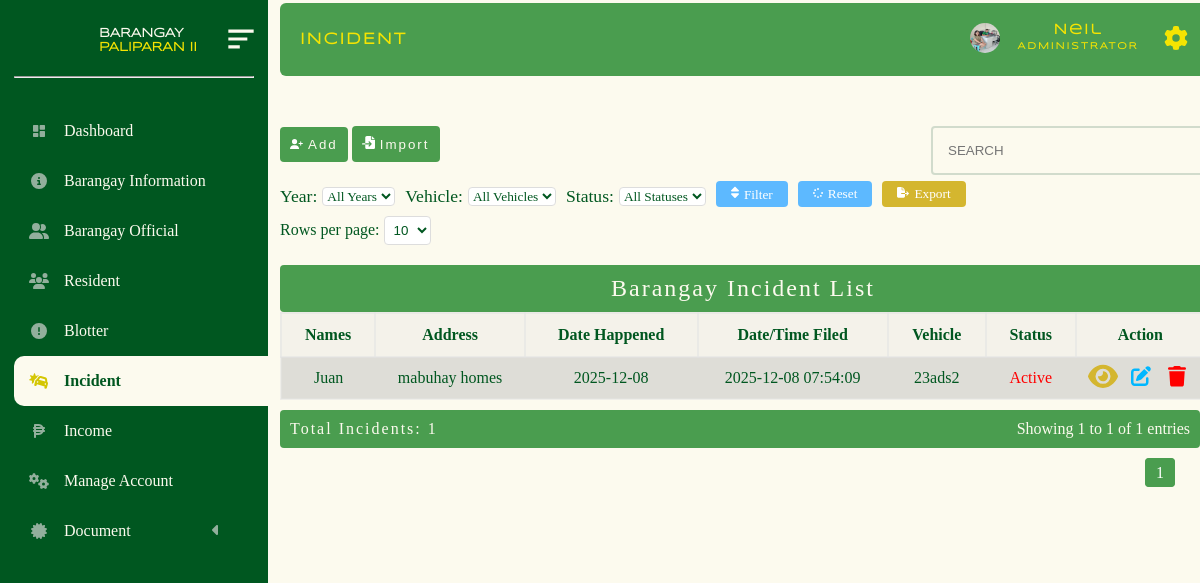
Page /administrator/admin_panel/incident.php (signed in) on the committed database.
### tables this page shows
CREATE TABLE `barangay_incident` (
  `id` bigint(20) NOT NULL,
  `date` date NOT NULL,
  `time` time NOT NULL,
  `name_involve` varchar(200) NOT NULL,
  `address` varchar(200) NOT NULL,
  `vehicle` varchar(200) NOT NULL,
  `license` varchar(200) NOT NULL,
  `plate_no` varchar(200) NOT NULL,
  `cause_incident` varchar(200) NOT NULL,
  `status` varchar(200) NOT NULL,
  `date_filed` timestamp NOT NULL DEFAULT current_timestamp()
);

### administrator/admin_panel/incident_folder/incident.php (the view, shortened to what this page needs)
<!DOCTYPE html>
<html lang="en">
<head>
</head>
<body>
<?php
require("../../database/conn_db.php");
$name_filter = isset($_GET['name_filter']) ? $_GET['name_filter'] : '';
$year_filter = isset($_GET['year_filter']) ? $_GET['year_filter'] : '';
$status_filter = isset($_GET['status_filter']) ? $_GET['status_filter'] : '';
$vehicle_filter = isset($_GET['vehicle_filter']) ? $_GET['vehicle_filter'] : '';
$page = isset($_GET['page']) ? max(1, (int)$_GET['page']) : 1;
$limit = isset($_GET['limit']) ? max(1, (int)$_GET['limit']) : 10;
$offset = ($page - 1) * $limit;
$whereClause = [];
$params = [];
$types = '';
$whereSQL = !empty($whereClause) ? 'WHERE ' . implode(' AND ', $whereClause) : '';
$countQuery = "SELECT COUNT(*) AS total FROM barangay_incident $whereSQL";
$countStmt = $conn->prepare($countQuery);
$countStmt->execute();
$countResult = $countStmt->get_result();
$totalRows = $countResult->fetch_assoc()['total'];
$totalPages = max(1, ceil($totalRows / $limit));
$startRow = ($page - 1) * $limit + 1;
$endRow = min($page * $limit, $totalRows);
$sql = "SELECT * FROM barangay_incident $whereSQL ORDER BY id DESC LIMIT ? OFFSET ?";
$stmt = $conn->prepare($sql);
if (!empty($params)) {
    $params[] = $limit;
    $params[] = $offset;
    $types .= 'ii';
    $stmt->bind_param($types, ...$params);
} else {
    $stmt->bind_param('ii', $limit, $offset);
}
$stmt->execute();
$result = $stmt->get_result();
if ($result->num_rows > 0) {?>
    <div class="limit-selector">
        <form method="GET" action="" class="filter-form">
            <div class="filter-group">
                <label for="year_filter">Year:</label>
                <select name="year_filter" id="year_filter">
                    <option value="">All Years</option>
                </select>
            </div>
            <div class="filter-group">
                <label for="vehicle_filter">Vehicle:</label>
                <select name="vehicle_filter" id="vehicle_filter">
                    <option value="">All Vehicles</option>
                </select>
            </div>
            <div class="filter-group">
                <label for="status_filter">Status:</label>
                <select name="status_filter" id="status_filter">
                    <option value="">All Statuses</option>
                </select>
            </div>
            <button type="submit" class="filter-btn">Filter</button>
            <button type="button" class="reset-btn" onclick="window.location.href='?page=1&limit=<?php echo $limit; ?>'">Reset</button>
            <button type="button" class="export-btn" id="export-btn">Export</button>
        </form>
        <form method="GET" action="">
            <label for="limit">Rows per page:</label>
            <select name="limit" id="limit" onchange="this.form.submit()">
                <option value="10" <?php if ($limit == 10) echo 'selected'; ?>>10</option>
            </select>
        </form>
    </div>
    <table>
        <caption>Barangay Incident List</caption>
        <tr>
            <th>Names</th>
            <th>Address</th>
            <th>Date Happened</th>
             <th>Date/Time Filed</th>
            <th>Vehicle</th>
            <th>Status</th>
            <th>Action</th>
        </tr>
        <?php
        while ($row = $result->fetch_assoc()) {
            $date = $row ["date"];
            $name_involve = $row ["name_involve"];
            $address = $row ["address"];
            $vehicle = $row ["vehicle"];
            $status = $row ["status"];
            $date_filed = $row["date_filed"];
        ?>
            <tr class="table_hover">
                <td><?php echo $name_involve ?></td>
                <td><?php echo $address ?></td>
                <td><?php echo $date  ?></td>
                  <td><?php echo $date_filed  ?></td>
                <td><?php echo $vehicle ?></td>
                <td><?php
                    if($status == "Active"){
                        echo "<p style='color:red;'>Active</p>";
                    }elseif($status == "Settled"){
                        echo "<p style='color:green;'>Settled</p>";
                    }
                    elseif($status == "Schedule"){
                        echo "<p style='color:orange;'>Schedule</p>";
                    }
                ?></td>
                <td>
                    <div id="form_up_del_official">
                        <button id="view_resident_btn" class="view_btn" data-id=<?php echo $row["id"] ?>>
                        </button>
                        <button id="update_official_btn" class="update_btn" data-id=<?php echo $row["id"] ?>>
                        </button>
                        <button id="delete_official_btn" class="delete_btn_blotter" data-id=<?php echo $row["id"] ?>>
                        </button>
                    </div>
                </td>
            </tr>
        <?php } ?>
    </table>
    <div class="table-footer">
        <div class="total-count">Total Incidents: <?php echo $totalRows; ?></div>
        <div class="pagination-info">
            Showing <?php echo $startRow; ?> to <?php echo $endRow; ?> of <?php echo $totalRows; ?> entries
        </div>
    </div>
    <div class="pagination">
        <?php for ($i = 1; $i <= $totalPages; $i++): ?>
            <a href="?page=<?php echo $i; ?>&limit=<?php echo $limit; ?>&name_filter=<?php echo urlencode($name_filter); ?>&year_filter=<?php echo urlencode($year_filter); ?>&status_filter=<?php echo urlencode($status_filter); ?>&vehicle_filter=<?php echo urlencode($vehicle_filter); ?>"
               class="<?php echo $i == $page ? 'active' : ''; ?>">
                <?php echo $i; ?>
            </a>
        <?php endfor; ?>
    </div>
<?php
}
?>
        <?php include("update_temp.php");?>
        <?php include('view_temp.php')?>
</body>
</html>

### administrator/admin_panel/style.css/mian.stylecss.css (style rules this page uses)
* { margin: 0px; padding: 0px; box-sizing: content-box; list-style-type: none ; }
html { scroll-behavior: smooth; }
:root { --bg-color: #FCFAEE; --2nd-bg-color:#4A9D4f; --sub-bg-color: #005720 ; --1st-text-color: #005720 ; --2nd-text-color: rgb(53, 53, 53); --3rd-text-color: #FCFAEE; --btn-color: #F5E402; --other-color :rgb(0, 183, 255); }
body { background-color: var(--bg-color); position: relative; min-height: 100%; width: 100%; overflow: scroll; overflow-x: hidden; }

### administrator/admin_panel/style.css/brgy_incident.css (style rules this page uses)
* { margin: 0px; padding: 0px; box-sizing: content-box; list-style-type: none ; }
:root { --bg-color: #FCFAEE; --2nd-bg-color:#4A9D4f; --sub-bg-color: #005720 ; --1st-text-color: #005720 ; --2nd-text-color: rgb(53, 53, 53); --3rd-text-color: #FCFAEE; --btn-color: #d4b62f; --other-color :rgb(0, 183, 255); }
body { background-color: var(--bg-color); background-repeat: no-repeat; background-size: cover; }
table { border: 2px solid rgba(228, 228, 228, 0.39); margin-left: 0px; margin-top: 10px; background-color: rgba(226, 226, 226, 0.322); width: 77vw; border-collapse: collapse; transition: all 0.5s ease; border-radius:4px; font-family: "sub_text"; color: var(--1st-text-color); }
table td { padding: 5px; text-align: center; }
table th { border: 2px solid rgba(226, 226, 226, 0.562); padding: 12px; }
table tr:nth-child(even) { background-color: #a7a5a548; }
caption { font-size: 2vw; letter-spacing: 2px; background-color: var(--2nd-bg-color); padding-bottom: 10px; padding-top: 10px; color: var(--bg-color); border-radius: 4px; }
.pagination { margin: 0px 0; float: right; margin-right: 0px; padding-bottom: 60px; margin-left: 20px; }
.pagination a { margin: 0 5px; padding: 5px 10px; text-decoration: none; color: var(--1st-text-color); border: 1px solid #ddd; border-radius: 4px; line-height: 50px; }
.pagination a.active { background-color: var(--2nd-bg-color); color: white; border: 1px solid var(--2nd-bg-color); }
.limit-selector { margin-top:20px; margin-left: 0px; color: #005720; font-family: "sub_text"; transition: all 0.5s ease; }
.limit-selector label { font-size: 1rem; }
.limit-selector select { padding: 5px; border-radius: 4px; border: 1px solid #ddd; width: max-content; color: #005720; height: max-content; background-color: white; margin-top: 0px; }
#form_up_del_official { display: flex; justify-content:space-evenly ; align-items: center; }
#update_official_btn { color: var(--bg-color); cursor: pointer; padding: 3px 5px 3px 5px; background-color: transparent; border-radius: 4px; font-size: 0.9rem; outline: none; border: none; }
#update_official_btn svg { width: 20px; fill: var(--other-color); }
#delete_official_btn { color: var(--bg-color); cursor: pointer; padding: 3px 5px 3px 5px; background-color: transparent; border-radius: 4px; border: 1px solid rgb(197, 197, 197); outline: none; border: none; font-size: 0.9rem; }
#delete_official_btn svg { width: 18px; fill: red; }
#view_resident_btn { color: var(--bg-color); cursor: pointer; background-color:transparent; border-radius: 4px; border: 1px solid rgb(197, 197, 197); outline: none; border: none; font-size: 0.9rem; width: 30px; }
#view_resident_btn svg { fill: #d4b62f; }

### administrator/admin_panel/incident_folder/brgy_incident_upd.css (style rules this page uses)
* { margin: 0px; padding: 0px; box-sizing: content-box; list-style-type: none ; }
html { scroll-behavior: smooth; }
:root { --bg-color:#FCFAEE; --2nd-bg-color:#4A9D4f; --sub-bg-color: #005720 ; --1st-text-color: #005720 ; --2nd-text-color: rgb(53, 53, 53); --3rd-text-color: #FCFAEE; --btn-color: #F5E402; --other-color :rgb(0, 183, 255); }
body { background-color: var(--bg-color); background-repeat: no-repeat; background-size: cover; }
form { padding: 0px; }
form input, select { width: 210px; height: 20px; padding: 5px 5px 5px 10px; margin-top: 0px ; margin-bottom: 10px; border-radius: 4px; border: none; color: #4A9D4f; border: 1px solid #005720; }
form label { font-size: 1.2rem; font-family: "sub_text"; color: #005720; }

### administrator/admin_panel/incident_folder/import_temp.php (style rules this page uses)
* { margin: 0px; padding: 0px; box-sizing: content-box; list-style-type: none; }
:root { --bg-color: #FCFAEE; --2nd-bg-color: #4A9D4f; --sub-bg-color: #005720; --1st-text-color: #005720; --2nd-text-color: rgb(53, 53, 53); --3rd-text-color: #FCFAEE; --btn-color: #d4b62f; --other-color: rgb(0, 183, 255); }

### rows in the picture
barangay_incident: name_involve "Juan", address "mabuhay homes", date "2025-12-08", date_filed "2025-12-08 07:54:09", vehicle "23ads2", status "Active"

### other values in the picture
$totalRows "1"
$startRow "1"
$endRow "1"
